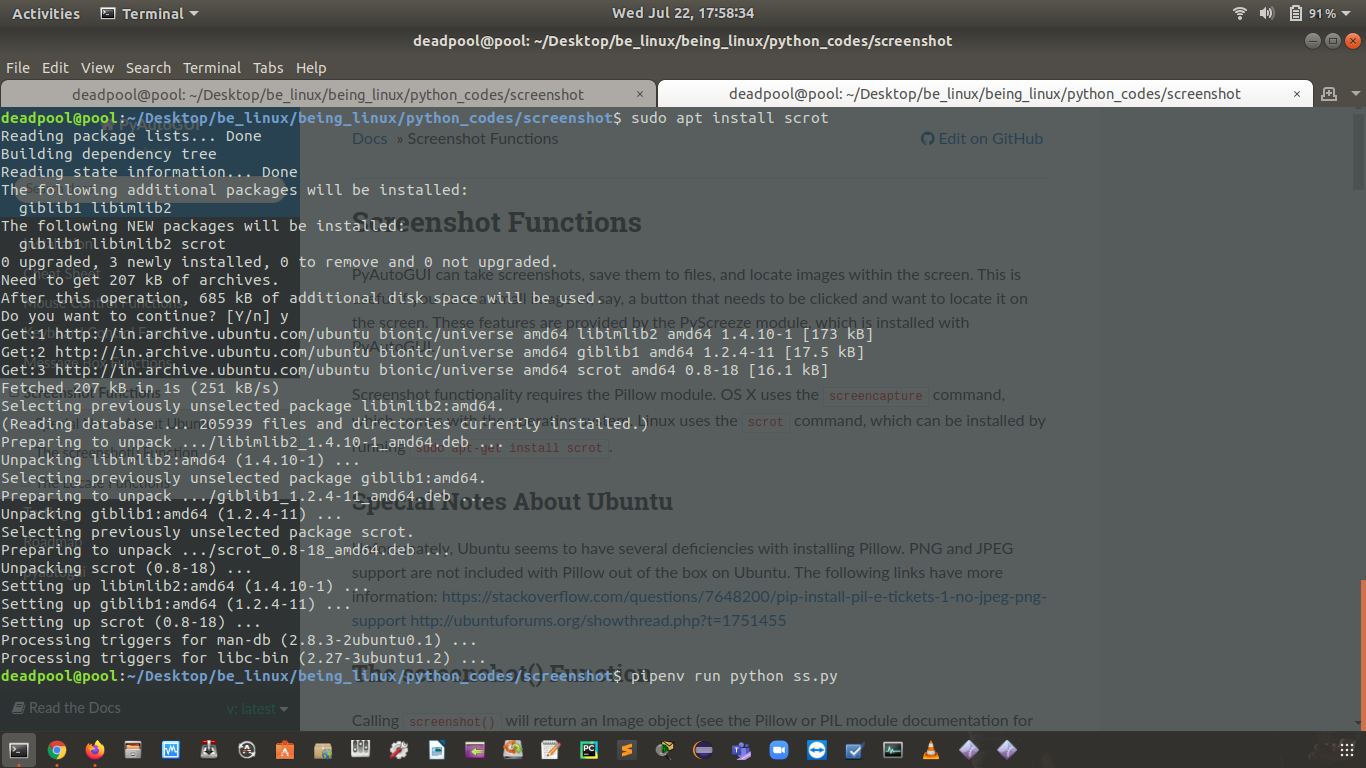

The script that saved this image:
import pyautogui as p

ss=p.screenshot()

ss.save("ss.png")
